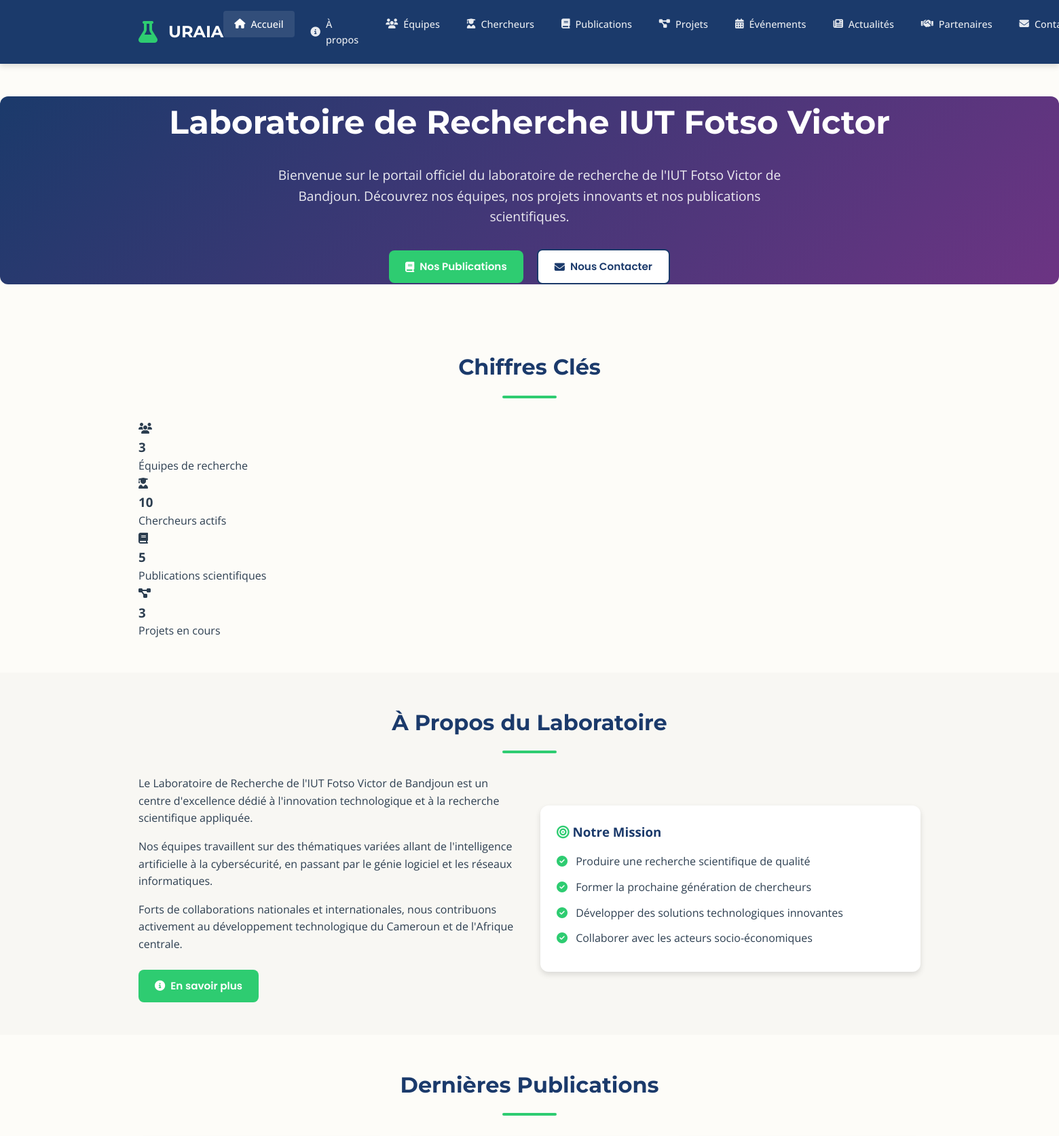
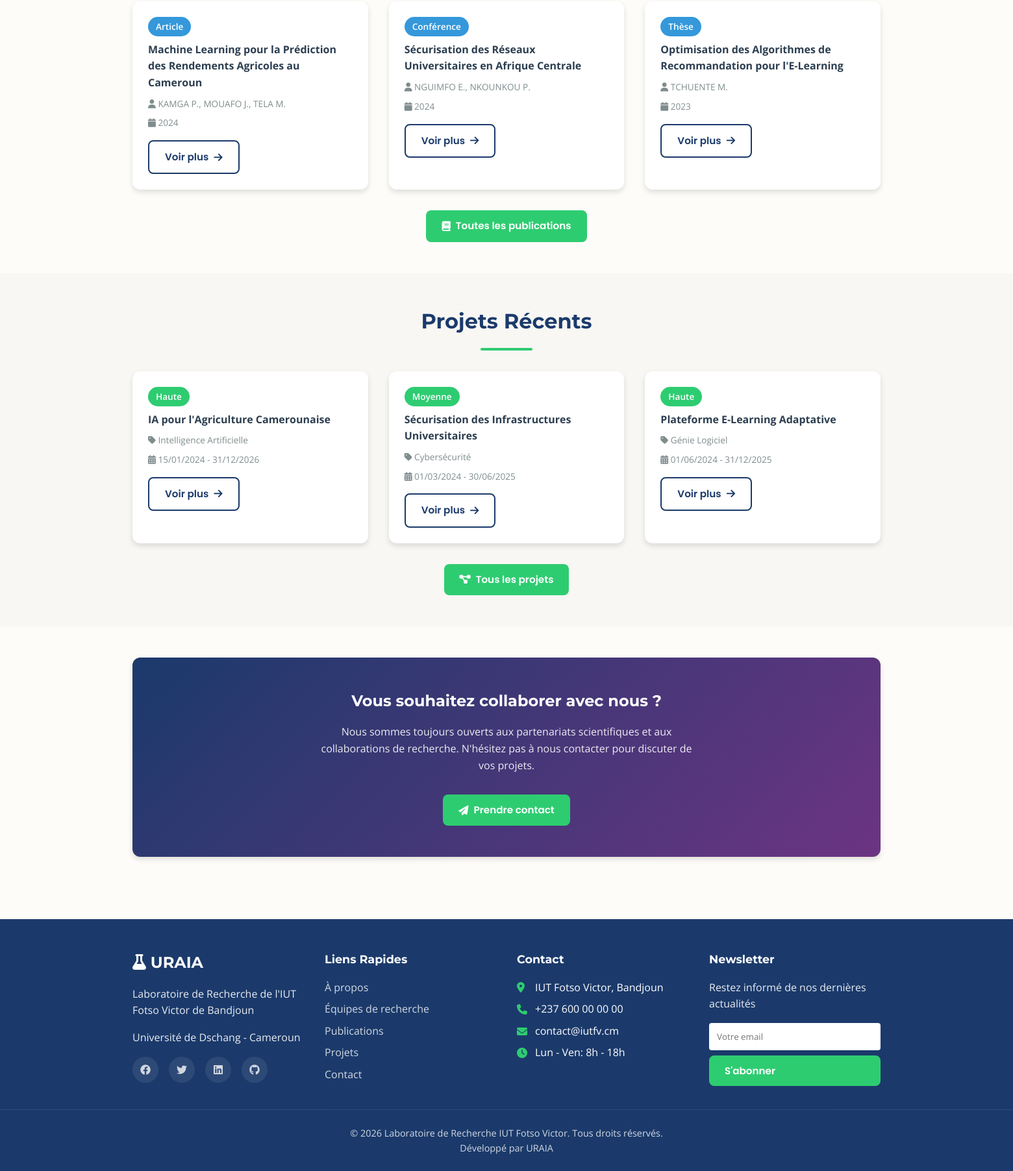
The page / on the database its author committed (2 pictures, top to bottom).
### tables this page shows
CREATE TABLE IF NOT EXISTS publications (
    idpub INT(4) PRIMARY KEY AUTO_INCREMENT,
    type VARCHAR(50),
    titre VARCHAR(300),
    auteurs VARCHAR(300),
    source VARCHAR(300),
    cover VARCHAR(100),
    contenu TEXT,
    annee VARCHAR(10),
    iduser BIGINT UNSIGNED,
    created_at TIMESTAMP DEFAULT CURRENT_TIMESTAMP,
    updated_at TIMESTAMP NULL ON UPDATE CURRENT_TIMESTAMP,
    FOREIGN KEY (iduser) REFERENCES users(id) ON DELETE CASCADE
);

CREATE TABLE IF NOT EXISTS projet (
    idpro INT(10) PRIMARY KEY AUTO_INCREMENT,
    idlab INT(2),
    intitule VARCHAR(200),
    domaine VARCHAR(100),
    description TEXT,
    priorite VARCHAR(20),
    datedebut DATE,
    datefin DATE,
    created_at TIMESTAMP DEFAULT CURRENT_TIMESTAMP,
    updated_at TIMESTAMP NULL ON UPDATE CURRENT_TIMESTAMP,
    FOREIGN KEY (idlab) REFERENCES laboratoire(idlab) ON DELETE CASCADE
);

### includes/functions.php (called while the page is built, shortened)
<?php
function e($string) {
    return htmlspecialchars($string, ENT_QUOTES, 'UTF-8');
}
function formatDate($date, $format = 'd/m/Y') {
    return date($format, strtotime($date));
}
?>

### index.php (the view, shortened to what this page needs)
<?php
$current_page = 'home';
require_once __DIR__ . '/includes/header.php';
$stmt = $pdo->query("SELECT COUNT(*) as count FROM equipe");
$nb_equipes = $stmt->fetch()['count'];
$stmt = $pdo->query("SELECT COUNT(*) as count FROM membre");
$nb_chercheurs = $stmt->fetch()['count'];
$stmt = $pdo->query("SELECT COUNT(*) as count FROM publications");
$nb_publications = $stmt->fetch()['count'];
$stmt = $pdo->query("SELECT COUNT(*) as count FROM projet");
$nb_projets = $stmt->fetch()['count'];
$stmt = $pdo->query("SELECT p.*, u.name as auteur_name FROM publications p
                     LEFT JOIN users u ON p.iduser = u.id
                     ORDER BY p.created_at DESC LIMIT 3");
$latest_publications = $stmt->fetchAll();
$stmt = $pdo->query("SELECT * FROM projet ORDER BY created_at DESC LIMIT 3");
$latest_projets = $stmt->fetchAll();
?>
<section class="hero">
    <div class="container">
        <h1>Laboratoire de Recherche IUT Fotso Victor</h1>
        <p>Bienvenue sur le portail officiel du laboratoire de recherche de l'IUT Fotso Victor de Bandjoun. Découvrez nos équipes, nos projets innovants et nos publications scientifiques.</p>
        <div style="margin-top: 2rem;">
            <a href="<?= $base_path ?>publications.php" class="btn btn-primary" style="margin-right: 1rem;">
                <i class="fas fa-book"></i> Nos Publications
            </a>
            <a href="<?= $base_path ?>contact.php" class="btn btn-outline" style="background: white; color: var(--color-primary);">
                <i class="fas fa-envelope"></i> Nous Contacter
            </a>
        </div>
    </div>
</section>
<section class="page-section">
    <div class="container">
        <h2 class="section-title">Chiffres Clés</h2>
        <div class="stats-grid">
            <div class="stat-card">
                <div class="stat-icon blue">
                    <i class="fas fa-users"></i>
                </div>
                <div class="stat-content">
                    <h3><?= $nb_equipes ?></h3>
                    <p>Équipes de recherche</p>
                </div>
            </div>
            <div class="stat-card">
                <div class="stat-icon green">
                    <i class="fas fa-user-graduate"></i>
                </div>
                <div class="stat-content">
                    <h3><?= $nb_chercheurs ?></h3>
                    <p>Chercheurs actifs</p>
                </div>
            </div>
            <div class="stat-card">
                <div class="stat-icon orange">
                    <i class="fas fa-book"></i>
                </div>
                <div class="stat-content">
                    <h3><?= $nb_publications ?></h3>
                    <p>Publications scientifiques</p>
                </div>
            </div>
            <div class="stat-card">
                <div class="stat-icon purple">
                    <i class="fas fa-project-diagram"></i>
                </div>
                <div class="stat-content">
                    <h3><?= $nb_projets ?></h3>
                    <p>Projets en cours</p>
                </div>
            </div>
        </div>
    </div>
</section>
<section class="page-section" style="background-color: rgba(0,0,0,0.02);">
    <div class="container">
        <h2 class="section-title">À Propos du Laboratoire</h2>
        <div class="grid grid-2" style="align-items: center;">
            <div>
                <p style="margin-bottom: 1rem;">
                    Le Laboratoire de Recherche de l'IUT Fotso Victor de Bandjoun est un centre d'excellence dédié à l'innovation technologique et à la recherche scientifique appliquée.
                </p>
                <p style="margin-bottom: 1rem;">
                    Nos équipes travaillent sur des thématiques variées allant de l'intelligence artificielle à la cybersécurité, en passant par le génie logiciel et les réseaux informatiques.
                </p>
                <p>
                    Forts de collaborations nationales et internationales, nous contribuons activement au développement technologique du Cameroun et de l'Afrique centrale.
                </p>
                <a href="<?= $base_path ?>about.php" class="btn btn-primary" style="margin-top: 1.5rem;">
                    <i class="fas fa-info-circle"></i> En savoir plus
                </a>
            </div>
            <div>
                <div class="card">
                    <div class="card-body">
                        <h3 style="color: var(--color-primary); margin-bottom: 1rem;">
                            <i class="fas fa-bullseye" style="color: var(--color-accent);"></i> Notre Mission
                        </h3>
                        <ul style="list-style: none;">
                            <li style="margin-bottom: 0.75rem;">
                                <i class="fas fa-check-circle" style="color: var(--color-accent); margin-right: 0.5rem;"></i>
                                Produire une recherche scientifique de qualité
                            </li>
                            <li style="margin-bottom: 0.75rem;">
                                <i class="fas fa-check-circle" style="color: var(--color-accent); margin-right: 0.5rem;"></i>
                                Former la prochaine génération de chercheurs
                            </li>
                            <li style="margin-bottom: 0.75rem;">
                                <i class="fas fa-check-circle" style="color: var(--color-accent); margin-right: 0.5rem;"></i>
                                Développer des solutions technologiques innovantes
                            </li>
                            <li style="margin-bottom: 0.75rem;">
                                <i class="fas fa-check-circle" style="color: var(--color-accent); margin-right: 0.5rem;"></i>
                                Collaborer avec les acteurs socio-économiques
                            </li>
                        </ul>
                    </div>
                </div>
            </div>
        </div>
    </div>
</section>
<section class="page-section">
    <div class="container">
        <h2 class="section-title">Dernières Publications</h2>
        <div class="grid grid-3">
            <?php foreach ($latest_publications as $pub): ?>
            <div class="card">
                <div class="card-body">
                    <span class="badge badge-info" style="margin-bottom: 0.5rem;"><?= e($pub['type']) ?></span>
                    <h4 style="margin-bottom: 0.5rem; font-size: 1rem;"><?= e($pub['titre']) ?></h4>
                    <p style="font-size: 0.85rem; color: var(--color-text-light); margin-bottom: 0.5rem;">
                        <i class="fas fa-user"></i> <?= e($pub['auteurs']) ?>
                    </p>
                    <p style="font-size: 0.85rem; color: var(--color-text-light); margin-bottom: 0.5rem;">
                        <i class="fas fa-calendar"></i> <?= e($pub['annee']) ?>
                    </p>
                    <a href="<?= $base_path ?>publications.php" class="btn btn-sm btn-outline" style="margin-top: 0.5rem;">
                        Voir plus <i class="fas fa-arrow-right"></i>
                    </a>
                </div>
            </div>
            <?php endforeach; ?>
        </div>
        <div style="text-align: center; margin-top: 2rem;">
            <a href="<?= $base_path ?>publications.php" class="btn btn-primary">
                <i class="fas fa-book"></i> Toutes les publications
            </a>
        </div>
    </div>
</section>
<section class="page-section" style="background-color: rgba(0,0,0,0.02);">
    <div class="container">
        <h2 class="section-title">Projets Récents</h2>
        <div class="grid grid-3">
            <?php foreach ($latest_projets as $projet): ?>
            <div class="card">
                <div class="card-body">
                    <span class="badge badge-success" style="margin-bottom: 0.5rem;"><?= e($projet['priorite']) ?></span>
                    <h4 style="margin-bottom: 0.5rem; font-size: 1rem;"><?= e($projet['intitule']) ?></h4>
                    <p style="font-size: 0.85rem; color: var(--color-text-light); margin-bottom: 0.5rem;">
                        <i class="fas fa-tag"></i> <?= e($projet['domaine']) ?>
                    </p>
                    <p style="font-size: 0.85rem; color: var(--color-text-light); margin-bottom: 0.5rem;">
                        <i class="fas fa-calendar-alt"></i>
                        <?= formatDate($projet['datedebut']) ?> - <?= formatDate($projet['datefin']) ?>
                    </p>
                    <a href="<?= $base_path ?>projets.php" class="btn btn-sm btn-outline" style="margin-top: 0.5rem;">
                        Voir plus <i class="fas fa-arrow-right"></i>
                    </a>
                </div>
            </div>
            <?php endforeach; ?>
        </div>
        <div style="text-align: center; margin-top: 2rem;">
            <a href="<?= $base_path ?>projets.php" class="btn btn-primary">
                <i class="fas fa-project-diagram"></i> Tous les projets
            </a>
        </div>
    </div>
</section>
<section class="page-section">
    <div class="container">
        <div class="card" style="background: linear-gradient(135deg, var(--color-primary), var(--color-secondary)); color: white; text-align: center;">
            <div class="card-body" style="padding: 3rem 2rem;">
                <h2 style="font-family: var(--font-secondary); margin-bottom: 1rem;">
                    Vous souhaitez collaborer avec nous ?
                </h2>
                <p style="max-width: 600px; margin: 0 auto 2rem; opacity: 0.9;">
                    Nous sommes toujours ouverts aux partenariats scientifiques et aux collaborations de recherche. N'hésitez pas à nous contacter pour discuter de vos projets.
                </p>
                <a href="<?= $base_path ?>contact.php" class="btn btn-primary" style="background-color: var(--color-accent);">
                    <i class="fas fa-paper-plane"></i> Prendre contact
                </a>
            </div>
        </div>
    </div>
</section>
<?php require_once __DIR__ . '/includes/footer.php'; ?>

### includes/header.php (shortened to what this page needs)
<?php
require_once __DIR__ . '/functions.php';
$base_path = '/labo-iut-fotso/';
?>
<!DOCTYPE html>
<html lang="fr">
<head>
    <link rel="stylesheet" href="https://cdnjs.cloudflare.com/ajax/libs/font-awesome/6.4.0/css/all.min.css">
    <link rel="stylesheet" href="<?= $base_path ?>css/style.css">
    <link rel="stylesheet" href="<?= $base_path ?>css/responsive.css">
</head>
<body class="light-mode">
    <header class="main-header">
        <div class="container header-content">
            <div class="logo">
                <a href="<?= $base_path ?>">
                    <i class="fas fa-flask"></i>
                    <span>URAIA</span>
                </a>
            </div>
            <nav class="main-nav">
                <ul>
                    <li><a href="<?= $base_path ?>" class="<?= ($current_page ?? '') == 'home' ? 'active' : '' ?>"><i class="fas fa-home"></i> Accueil</a></li>
                    <li><a href="<?= $base_path ?>about.php" class="<?= ($current_page ?? '') == 'about' ? 'active' : '' ?>"><i class="fas fa-info-circle"></i> À propos</a></li>
                    <li><a href="<?= $base_path ?>equipes.php" class="<?= ($current_page ?? '') == 'equipes' ? 'active' : '' ?>"><i class="fas fa-users"></i> Équipes</a></li>
                    <li><a href="<?= $base_path ?>chercheurs.php" class="<?= ($current_page ?? '') == 'chercheurs' ? 'active' : '' ?>"><i class="fas fa-user-graduate"></i> Chercheurs</a></li>
                    <li><a href="<?= $base_path ?>publications.php" class="<?= ($current_page ?? '') == 'publications' ? 'active' : '' ?>"><i class="fas fa-book"></i> Publications</a></li>
                    <li><a href="<?= $base_path ?>projets.php" class="<?= ($current_page ?? '') == 'projets' ? 'active' : '' ?>"><i class="fas fa-project-diagram"></i> Projets</a></li>
                    <li><a href="<?= $base_path ?>evenements.php" class="<?= ($current_page ?? '') == 'evenements' ? 'active' : '' ?>"><i class="fas fa-calendar-alt"></i> Événements</a></li>
                    <li><a href="<?= $base_path ?>actualites.php" class="<?= ($current_page ?? '') == 'actualites' ? 'active' : '' ?>"><i class="fas fa-newspaper"></i> Actualités</a></li>
                    <li><a href="<?= $base_path ?>partenaires.php" class="<?= ($current_page ?? '') == 'partenaires' ? 'active' : '' ?>"><i class="fas fa-handshake"></i> Partenaires</a></li>
                    <li><a href="<?= $base_path ?>contact.php" class="<?= ($current_page ?? '') == 'contact' ? 'active' : '' ?>"><i class="fas fa-envelope"></i> Contact</a></li>
                </ul>
            </nav>
        </div>
    </header>
    <main class="main-content">

### includes/footer.php (shortened to what this page needs)
    </main>
    <footer class="main-footer">
        <div class="container footer-content">
            <div class="footer-section">
                <h3><i class="fas fa-flask"></i> URAIA</h3>
                <p>Laboratoire de Recherche de l'IUT Fotso Victor de Bandjoun</p>
                <p>Université de Dschang - Cameroun</p>
                <div class="social-links">
                    <a href="#"><i class="fab fa-facebook"></i></a>
                    <a href="#"><i class="fab fa-twitter"></i></a>
                    <a href="#"><i class="fab fa-linkedin"></i></a>
                    <a href="#"><i class="fab fa-github"></i></a>
                </div>
            </div>
            <div class="footer-section">
                <h4>Liens Rapides</h4>
                <ul>
                    <li><a href="<?= $base_path ?>about.php">À propos</a></li>
                    <li><a href="<?= $base_path ?>equipes.php">Équipes de recherche</a></li>
                    <li><a href="<?= $base_path ?>publications.php">Publications</a></li>
                    <li><a href="<?= $base_path ?>projets.php">Projets</a></li>
                    <li><a href="<?= $base_path ?>contact.php">Contact</a></li>
                </ul>
            </div>
            <div class="footer-section">
                <h4>Contact</h4>
                <ul class="contact-info">
                    <li><i class="fas fa-map-marker-alt"></i> IUT Fotso Victor, Bandjoun</li>
                    <li><i class="fas fa-phone"></i> +237 600 00 00 00</li>
                    <li><i class="fas fa-envelope"></i> contact@iutfv.cm</li>
                    <li><i class="fas fa-clock"></i> Lun - Ven: 8h - 18h</li>
                </ul>
            </div>
            <div class="footer-section">
                <h4>Newsletter</h4>
                <p>Restez informé de nos dernières actualités</p>
                <form class="newsletter-form">
                    <input type="email" placeholder="Votre email" required>
                    <button type="submit" class="btn btn-primary">S'abonner</button>
                </form>
            </div>
        </div>
        <div class="footer-bottom">
            <div class="container">
                <p>&copy; <?= date('Y') ?> Laboratoire de Recherche IUT Fotso Victor. Tous droits réservés.</p>
                <p>Développé par URAIA</p>
            </div>
        </div>
    </footer>
</body>
</html>

### rows shown on the page
publications: type "Article", titre "Machine Learning pour la Prédiction des Rendements Agricoles au Cameroun", auteurs "KAMGA P., MOUAFO J., TELA M.", annee "2024"
publications: type "Conférence", titre "Sécurisation des Réseaux Universitaires en Afrique Centrale", auteurs "NGUIMFO E., NKOUNKOU P.", annee "2024"
publications: type "Thèse", titre "Optimisation des Algorithmes de Recommandation pour l'E-Learning", auteurs "TCHUENTE M.", annee "2023"
projet: priorite "Haute", intitule "IA pour l'Agriculture Camerounaise", domaine "Intelligence Artificielle", datedebut "15/01/2024", datefin "31/12/2026"
projet: priorite "Moyenne", intitule "Sécurisation des Infrastructures Universitaires", domaine "Cybersécurité", datedebut "01/03/2024", datefin "30/06/2025"
projet: priorite "Haute", intitule "Plateforme E-Learning Adaptative", domaine "Génie Logiciel", datedebut "01/06/2024", datefin "31/12/2025"

### other values the page prints
$nb_equipes "3"
$nb_chercheurs "10"
$nb_publications "5"
$nb_projets "3"
